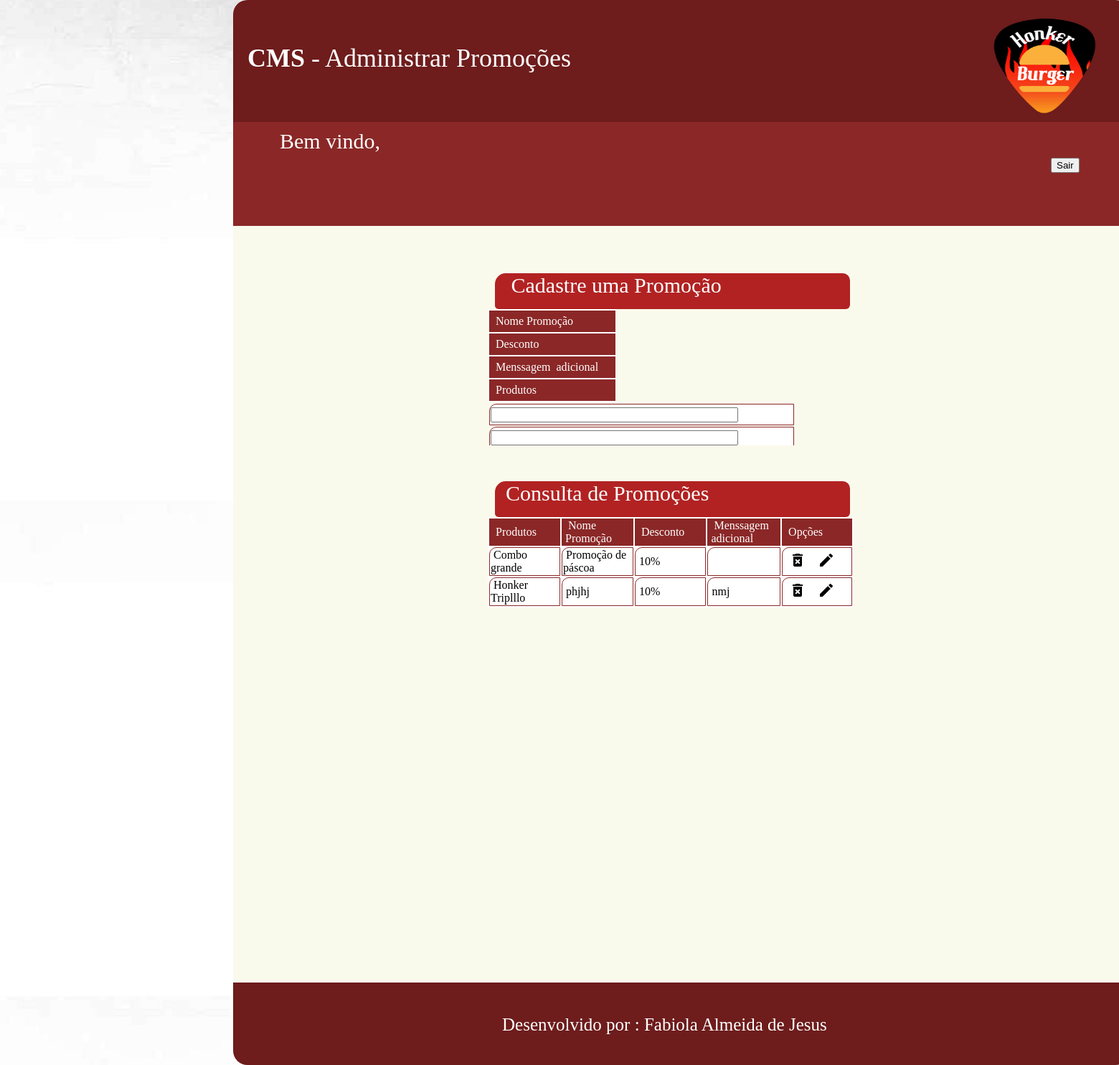
/cms/admPromocoes.php, run on the app's committed database.
### tables this page shows
CREATE TABLE `tbl_promocao` (
  `idPromocao` int(11) NOT NULL AUTO_INCREMENT,
  `pDesconto` varchar(45) NOT NULL,
  `mensagemAdicional` varchar(100) DEFAULT NULL,
  `nomePromocao` varchar(45) NOT NULL,
  `idProdutos` int(11) DEFAULT NULL,
  PRIMARY KEY (`idPromocao`),
  KEY `fk_produtos` (`idProdutos`),
  CONSTRAINT `fk_produtos` FOREIGN KEY (`idProdutos`) REFERENCES `tbl_produtos` (`idProdutos`)
);

CREATE TABLE `tbl_produtos` (
  `idProdutos` int(11) NOT NULL AUTO_INCREMENT,
  `nome` varchar(45) NOT NULL,
  `descricao` text NOT NULL,
  `foto` varchar(100) NOT NULL,
  `preco` varchar(45) NOT NULL,
  `statusLanche` tinyint(4) DEFAULT NULL,
  `idPromocao` int(11) DEFAULT NULL,
  `idSub` int(11) NOT NULL,
  `selecsub` tinyint(1) DEFAULT NULL,
  `clickDetalhes` int(11) DEFAULT NULL,
  PRIMARY KEY (`idProdutos`),
  KEY `fk_promocao` (`idPromocao`),
  KEY `idSub_idx` (`idSub`),
  CONSTRAINT `fk_promocao` FOREIGN KEY (`idPromocao`) REFERENCES `tbl_promocao` (`idPromocao`)
);

### cms/admPromocoes.php (the view, shortened to what this page needs)
<?php
	$nomePromocao="";
	$desconto="";
?>
<html>
	<head>
		<link rel="stylesheet" type="text/css" href="css/style.css">
	</head>
	<body >
		<div id="principal">
			<header >
				<div id="logo">
					<img src="imagens/logoletrabranca.png" width="100%" height="100%">
				</div>
				<div id="titulo">
					<b>CMS</b> - Administrar Promoções
				</div>
			</header>
			<section >
				<form name="promocoes" method="post" action="admPromocoes.php">
						<nav id="opções">
							<?php  include('moduloMenu.php');?>
							<div id="bemvindo">
								Bem vindo, <?php echo $_SESSION['nome']; ?>
							</div>
								<div id="logout">
									<input type="submit" value="Sair" name="btnSair"/>
								</div>
						</nav>
				</form>
				<div id="inserirUsu">
					<div id="tituloCadastro">
							&nbsp;&nbsp;&nbsp;Cadastre uma Promoção
					</div>
					<div id="tblUsuario" >
						<form name="frmPromocoes" method="post" action="admPromocoes.php">
							<table id="espacoCampos3">
								<tr>
									<td class="campoConsultaUsu">
										&nbsp;&nbsp;Nome Promoção
									</td>
								</tr>
								<tr>
									<td class="campoConsultaUsu">
										&nbsp;&nbsp;Desconto
									</td>
								</tr>
								<tr>
									<td class="campoConsultaUsu">
										&nbsp;&nbsp;Menssagem &nbsp;adicional
									</td>
								</tr>
								<tr>
									<td class="campoConsultaUsu">
										&nbsp;&nbsp;Produtos
									</td>
								</tr>
							</table>
							<table id="espacoConsulta2">
								<tr>
									<td class="td_table">
										<input  value= "<?php echo($nomePromocao)?>"type="text" name ="txtnome" size="40"/>
									</td>
								</tr>
								<tr>
									<td class="td_table">
										<input  value= "<?php echo($desconto)?>"type="text" name ="txtDesconto" size="40"/>
									</td>
								</tr>
							</table>
						</form>
					</div>
					<div id="tituloCadastro">
						&nbsp;&nbsp;Consulta de Promoções
					</div>
					<div id="tblUsuario">
							<table id="espacoCampos4">
								<tr>
									<td class="campoConsultaUsu">
										&nbsp;&nbsp;Produtos
									</td>
									<td class="campoConsultaUsu">
										&nbsp;&nbsp;Nome &nbsp;Promoção
									</td>
									<td class="campoConsultaUsu">
										&nbsp;&nbsp;Desconto
									</td>
									<td class="campoConsultaUsu">
										&nbsp;&nbsp;Menssagem &nbsp;adicional
									</td>
									<td class="campoConsultaUsu">
										&nbsp;&nbsp;Opções
									</td>
								</tr>
								<?php
									$sql="select p.idPromocao,p.nomePromocao,p.pDesconto,p.mensagemAdicional,p.idProdutos,pr.nome
										 from tbl_promocao as p
										 JOIN tbl_produtos as pr
										 ON p.idProdutos = pr.idProdutos;
										 ";
									$select=mysql_query($sql);
									while($consulta=mysql_fetch_array($select))
									{
								?>
									<tr>
										<td class="td_table">
											&nbsp;<?php  echo($consulta['nome']); ?>
										</td>
										<Td class="td_table" >
												&nbsp;<?php  echo($consulta['nomePromocao']); ?>
										</td>
										<Td class="td_table" >
												&nbsp;<?php  echo($consulta['pDesconto']); ?>
										</td>
										<Td class="td_table" >
												&nbsp;<?php  echo($consulta['mensagemAdicional']); ?>
										</td>
										<td class="td_table">
											&nbsp;&nbsp;<a href="admPromocoes.php?opt=excluir&codigo=<?php echo($consulta['idPromocao']); ?>"><img src="imagens/deletee2.png" alt="delete"></a>&nbsp;&nbsp;
												&nbsp;<a href="admPromocoes.php?opt=editar&codigo=<?php echo($consulta['idPromocao']); ?>"><img src="imagens/editt.png" alt="edit"></a>
										</td>
									</tr>
								<?php
									}
								?>
							</table>
					</div>
				</div>
			</section>
			<footer >
				<div id="desenvolvido">
						Desenvolvido por : Fabiola Almeida de Jesus
				</div>
			</footer>
		</div>
	</body>
</html>

### cms/css/style.css (style rules this page uses)
body { margin:0px; background-image:url(../imagens/textura0.png); }
header { width:1250px; height:170px; border-radius:20px 20px 0px 0px ; margin:auto; background-color:#6E1C1C; }
#titulo { width:900px; height:80px; border:0px solid #000000; margin-left:20px; padding-top:60px; font-family:verdana; font-size:36px; color:#ffffff; }
#logo { float:right; margin-right:35px; border:0px solid #000000; width:168px; height:150px; margin-top:15px; }
#opções { width:1250px; height:145px; border:0px solid #000000; margin:auto; background-color:#8B2727; }
footer { border-radius:0px 0px 20px 20px ; width:1250px; height:115px; clear:both; margin: auto; background-color:#6E1C1C; color:#ffffff; }
#desenvolvido { width:500px; height:55px; border:0px solid #000000; margin:auto; padding-top:45px; font-size:25px; }
section { width:1250px; height:1200px; border:0px solid #000000; margin-left:auto; margin-right:auto; background-color:#FAFAEC; }
#principal { border:0px solid #000000; width:1900px; height:1310px; margin-right:auto; margin-left:auto; }
#bemvindo { width:300px; height:40px; border:0px solid #000000; float:left; margin-left:65px; margin-top:10px; font-size:30px; color:#ffffff; }
#logout { height:40px; width:100px; border:0px solid #000000; float:right; margin-right:10px; margin-top:50px; font-size:25px; color:#ffffff; }
a:link { text-decoration:none; color:#ffffff; }
a { text-decoration:none; color:#ffffff; }
.campoConsultaUsu { width:100px; height:30px; margin-left:5px; background-color:#8B2727; margin-right:15px; color:#ffffff; font-family:verdana; }
.td_table { width:100; height:30px; margin-left:5px; background-color:#ffffff; margin-right:15px; color:#000000; font-family:verdana; border:1px solid #8B2727; border-radius:10px 0px 0px 0px ; }
#espacoCampos3 { width:180px; height:130px; border:0px solid #000; float:left; background-color:#ffffff; }
#espacoCampos4 { width:510px; height:25px; border:0px solid #000; float:left; background-color:#ffffff; }
#espacoConsulta2 { width:200px; height:130px; border:0px solid #000; float:left; }
#inserirUsu { width:930px; height:1050px; margin-left:150px; border:0px solid black; }
#tblUsuario { float:right; margin-right:135px; width:590px; height:190px; border:0px solid black; overflow:auto; }
#tituloCadastro { background-color:#B22222; width:495px; height:50px; float:right; margin-top:50px; margin-right:220px; border-radius:15px 10px 6px 5px ; font-family:verdana; font-size:30px; color:#ffffff; }

### data on the page
tbl_promocao: idProdutos.nome "Combo grande", nomePromocao "Promoção de páscoa", pDesconto "10%"
tbl_promocao: idProdutos.nome "Honker Triplllo", nomePromocao "phjhj", pDesconto "10%", mensagemAdicional "nmj"
